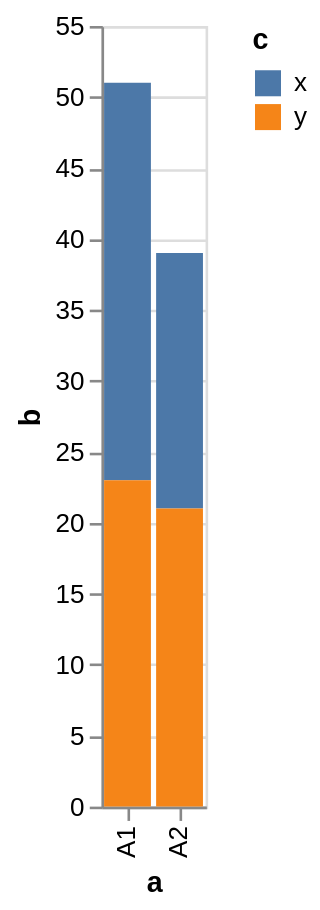

Source (Vega-Lite JSON):
### Vega-Lite specification from a JSON file in a GitHub repository (floating-point values rounded to 4 significant figures)
{"$schema": "https://vega.github.io/schema/vega-lite/v6.json", "data": {"values": [{"a": "A1", "b": 28, "c": "x"}, {"a": "A1", "b": 23, "c": "y"}, {"a": "A2", "b": 18, "c": "x"}, {"a": "A2", "b": 21, "c": "y"}]}, "mark": {"type": "bar"}, "encoding": {"x": {"field": "a", "type": "ordinal"}, "y": {"field": "b", "type": "quantitative", "stack": "zero"}, "color": {"field": "c", "type": "nominal"}}}
